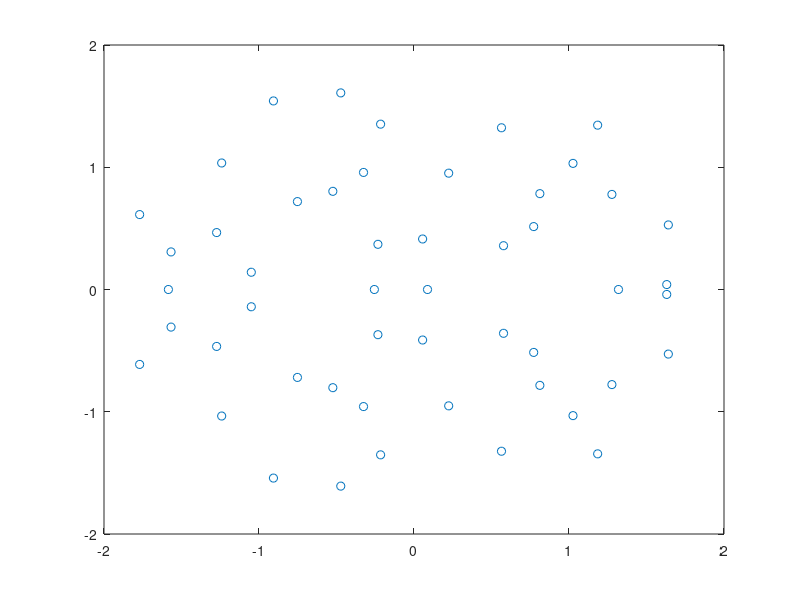

Source code (MATLAB): (Note: this script raises an error after producing the figure.)
close all
clear
clc

% Sompolinsky 1988 chaotic rate network integrated with ode45
%   dx_i/dt = -x_i + sum_j J_ij * tanh(x_j)
%   J_ij ~ N(0, g^2 / n), choose g slightly > 1 for weak chaos

rng(2); % reproducibility

% Lyapunov method selection
Lya_method = 'benettin'; % 'benettin', 'qr', or 'none'

% Parameters
n = 50;      % n
g = 2;              % gain (slightly chaotic when > 1)
fs = 500;          % sampling frequency (Hz)
dt = 1/fs;
tspan = [0, 500];       % seconds
t = linspace(tspan(1), tspan(2), (tspan(2)-tspan(1))*fs + 1)'; % time vector
nt = length(t);
m = 0.6; % negative feedback
mu_E = 1;
mu_I = -1;
M = [mu_E.*ones(n,n/2), mu_I.*ones(n,n/2)];
% Connectivity: Gaussian with mean 0 and variance g^2/n
J = (g / sqrt(n)) * (randn(n, n)+M);
J(rand(n,n)<0.5) = 0; 

J=J-mean(J,2)./n; % row sum to zero

eigJ = eig(J);
figure
plot(real(eigJ),imag(eigJ),'o')

% External input stimulus (n x time)
u = zeros(n, nt); % User can customize this as needed



stim_change_interval = (tspan(2)-tspan(1))/5; % how often stimulus changes (in seconds)

% Calculate number of time steps per stimulus and number of stimuli needed
steps_per_stim = round(stim_change_interval * fs);
num_stimuli = ceil(nt / steps_per_stim);

% Pre-generate all stimulus vectors
amp = 0.05;
stim_vectors = amp .* randn(n, num_stimuli);
stim_vectors(:,4) = stim_vectors(:,3);
stim_vectors(:,5) = stim_vectors(:,3);

% Fill u with the pre-generated stimulus vectors using a for loop
for i = 1:num_stimuli
    start_idx = (i-1) * steps_per_stim + 1;
    end_idx = min(i * steps_per_stim, nt);
    u(:, start_idx:end_idx) = repmat(stim_vectors(:, i), 1, end_idx - start_idx + 1);
end

% Initial condition (small random perturbation)
x0 = 0.05+0.1 * randn(n, 1);

% ODE right-hand side (now with external stimulus)
rhs = @(t_current, x) rhs_somp(t_current, x, t, u, J, m);

% Integrate
opts = odeset('RelTol', 1e-8, 'AbsTol', 1e-8, 'MaxStep', dt);
[t_out, X] = ode45(rhs, t, x0, opts);

%% Compute Lyapunov exponent(s)
params.n = n;
params.J = J;
params.m = m;
N_sys_eqs = n;
T = tspan;
ode_solver = @ode45;

lya_results = struct();

if ~strcmpi(Lya_method, 'none')
    % Adjust lya_dt based on method: QR needs longer interval
    if strcmpi(Lya_method, 'qr')
        lya_dt = 50*dt;  % Longer interval for QR method
    else
        lya_dt = 5*dt;   % Standard interval for Benettin
    end
    lya_fs = 1/lya_dt;
    
    switch lower(Lya_method)
        case 'benettin'
            fprintf('Computing largest Lyapunov exponent using Benettin''s algorithm...\n');
            d0 = 1e-3;
            [LLE, local_lya, finite_lya, t_lya] = benettin_algorithm(X, t_out, dt, fs, d0, T, lya_dt, params, opts, @rhs_somp_wrapper, t, u, ode_solver);
            fprintf('Largest Lyapunov Exponent: %.4f\n', LLE);
            lya_results.LLE = LLE; 
            lya_results.local_lya = local_lya; 
            lya_results.finite_lya = finite_lya; 
            lya_results.t_lya = t_lya;
            
        case 'qr'
            fprintf('Computing full Lyapunov spectrum using QR decomposition method...\n');
            [LE_spectrum, local_LE_spectrum_t, finite_LE_spectrum_t, t_lya] = lyapunov_spectrum_qr(X, t_out, lya_dt, params, ode_solver, opts, @rhs_somp_Jacobian, T, N_sys_eqs, fs);
            fprintf('Largest Lyapunov Exponent: %.4f\n', LE_spectrum(1));
            fprintf('Lyapunov Dimension: %.2f\n', compute_kaplan_yorke_dimension(LE_spectrum));
            lya_results.LE_spectrum = LE_spectrum; 
            lya_results.local_LE_spectrum_t = local_LE_spectrum_t; 
            lya_results.finite_LE_spectrum_t = finite_LE_spectrum_t; 
            lya_results.t_lya = t_lya; 
            lya_results.N_sys_eqs = N_sys_eqs;
            
        otherwise
            error('Unknown Lyapunov method: %s. Use ''benettin'', ''qr'', or ''none''.', Lya_method);
    end
end

%% Plots
% Plot: activity over time (all neurons)
figure('Color', 'w');
set(gcf,'Position',[-2302         726        1574         543])
imagesc(t_out, 1:n, X.');
axis xy tight
colormap turbo
colorbar
xlabel('Time (s)')
ylabel('Neuron index')
title(sprintf('Sompolinsky network dynamics (n = %d, g = %.2f)', n, g))

% Also show trajectories of a subset of neurons and Lyapunov exponent(s)
if ~strcmpi(Lya_method, 'none')
    figure('Color', 'w');
    set(gcf,'Position',[-2244          82        1340         800])

    % Subplot 1: Sample neuron trajectories
    subplot(2,1,1)
    numToShow = n
    plot(t_out, X(:, 1:numToShow))
    xlabel('Time (s)')
    ylabel('x_i')
    title(sprintf('Sample neuron trajectories (first %d)', numToShow))

    % Subplot 2: Lyapunov exponent(s)
    subplot(2,1,2)
    
    if strcmpi(Lya_method, 'benettin')
        % Plot for Benettin's method (single exponent)
        [bL,aL] = butter(3,0.05/(lya_fs/2),'low');
        local_lya_filt = filtfilt(bL,aL,lya_results.local_lya);
        
        plot(lya_results.t_lya, lya_results.local_lya, 'LineWidth', 1.5)
        hold on
        plot(lya_results.t_lya, local_lya_filt,'LineWidth',1.5)
        yline(lya_results.LLE, '--r', 'LineWidth', 2)
        xlabel('Time (s)')
        ylabel('Local Lyapunov Exponent')
        title(sprintf('Local Lyapunov Exponent (LLE = %.4f)', lya_results.LLE))
        legend('Local', 'Filtered', 'Mean LLE', 'Location', 'best')
        
    elseif strcmpi(Lya_method, 'qr')
        % Plot for QR method (full spectrum)
        plot(lya_results.t_lya, lya_results.local_LE_spectrum_t, 'LineWidth', 1)
        hold on
        % Highlight the largest exponent
        plot(lya_results.t_lya, lya_results.local_LE_spectrum_t(:,1), 'r', 'LineWidth', 1)
        yline(0, '--k', 'LineWidth', 1)
        xlabel('Time (s)')
        ylabel('Lyapunov Exponents')

        title(sprintf('Lyapunov Spectrum (LLE = %.4f)', lya_results.LE_spectrum(1)))
        legend_entries = cell(1, min(5, lya_results.N_sys_eqs));
        for i = 1:min(5, lya_results.N_sys_eqs)
            legend_entries{i} = sprintf('\\lambda_%d = %.3f', i, lya_results.LE_spectrum(i));
        end
        legend(legend_entries, 'Location', 'best')
    end
end

%% Subfunction: ODE right-hand side with external stimulus
function dx_dt = rhs_somp(t_current, x, t_vec, u, J, m)
    % Persistent variables for efficient interpolation
    persistent u_interpolant t_vec_last;
    
    % Create or update griddedInterpolant if time vector has changed
    if isempty(u_interpolant) || isempty(t_vec_last) || ...
       numel(t_vec_last) ~= numel(t_vec) || t_vec_last(1) ~= t_vec(1) || t_vec_last(end) ~= t_vec(end)
        
        % Use 'linear' interpolation and 'none' for extrapolation
        % This returns NaN for out-of-bounds queries to catch errors
        u_interpolant = griddedInterpolant(t_vec, u', 'linear', 'none');
        t_vec_last = t_vec;
    end
    
    % Interpolate u at current time (u_interpolant returns 1 x n, transpose to n x 1)
    u_t = u_interpolant(t_current)';
    
    % Compute derivative: dx/dt = -x + J * relu(x) + u(t)
    % relu with saturation at 5
    % dx_dt = 0.5-m.*x + J * min(max(x, 0), 1) + u_t;
    % dx_dt = -m.*x + J * tanh(max(x, 0)) + u_t;
    dx_dt = -m.*x + J * tanh(x) + u_t;
end

%% Wrapper function for benettin_algorithm
function dx_dt = rhs_somp_wrapper(tt, XX, t_ex, u_ex, params)
    dx_dt = rhs_somp(tt, XX, t_ex, u_ex, params.J, params.m);
end

%% Jacobian function for lyapunov_spectrum_qr
function J_jac = rhs_somp_Jacobian(tt, x, params)
    % Jacobian of dx/dt = -m*x + J*tanh(x) + u(t)
    % d/dx[tanh(x)] = sech(x)^2 = 1 - tanh(x)^2
    % J_jac = -m*I + J * diag(1 - tanh(x).^2)
    n = params.n;
    J_jac = -params.m * eye(n) + params.J * diag(1 - tanh(x).^2);
end

%% Helper function to compute Kaplan-Yorke dimension
function D_KY = compute_kaplan_yorke_dimension(lambda)
    % Compute Kaplan-Yorke (Lyapunov) dimension from spectrum
    % lambda: sorted Lyapunov exponents (descending order)
    
    lambda = sort(lambda, 'descend');
    cumsum_lambda = cumsum(lambda);
    
    % Find largest j such that sum of first j exponents is non-negative
    j = find(cumsum_lambda >= 0, 1, 'last');
    
    if isempty(j)
        D_KY = 0;
    elseif j == length(lambda)
        D_KY = length(lambda);
    else
        D_KY = j + cumsum_lambda(j) / abs(lambda(j+1));
    end
end
